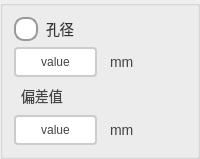
            <widget class="QGroupBox" name="groupBox_8">
             <property name="title">
              <string/>
             </property>
             <layout class="QVBoxLayout" name="verticalLayout_8">
              <item>
               <layout class="QHBoxLayout" name="horizontalLayout_13">
                <item>
                 <widget class="QRadioButton" name="rbtn_apertureEnable">
                  <property name="sizePolicy">
                   <sizepolicy hsizetype="Minimum" vsizetype="Minimum">
                    <horstretch>0</horstretch>
                    <verstretch>0</verstretch>
                   </sizepolicy>
                  </property>
                  <property name="styleSheet">
                   <string notr="true">QRadioButton {
    spacing: 8px;
    font-size: 14px;
    color: #333;  /* 保持原始文字颜色 */
}

/* 未选中状态 */
QRadioButton::indicator {
    width: 20px;
    height: 20px;
    border-radius: 10px;
    border: 2px solid #999;
    background: #ffffff;
}

/* 悬停效果 */
QRadioButton::indicator:hover {
    border: 2px solid #666;
}

/* 选中状态 */
QRadioButton::indicator:checked {
    border: 2px solid #FF6B00;  /* 橙色边框 */
}

/* 选中时的内圆 */
QRadioButton::indicator:checked {
    background-color: qradialgradient(
        cx:0.5, cy:0.5,
        radius:0.4,
        fx:0.5, fy:0.5,
        stop:0 #FF6B00,  /* 主橙色 */
        stop:1 transparent
    );
}

/* 禁用状态 */
QRadioButton:::disabled {
    border: 2px solid #ccc;
    background: #eee;
}

/* 点击动画效果 */
QRadioButton::indicator:pressed {
    border: 2px solid #CC5500;  /* 深橙色边框 */
    background-color: qradialgradient(
        cx:0.5, cy:0.5,
        radius:0.5,
        fx:0.5, fy:0.5,
        stop:0 #FFD8B3,  /* 浅橙色渐变 */
        stop:1 transparent
    );
}</string>
                  </property>
                  <property name="text">
                   <string>孔径</string>
                  </property>
                 </widget>
                </item>
               </layout>
              </item>
              <item>
               <layout class="QHBoxLayout" name="horizontalLayout_21">
                <item>
                 <widget class="QPushButton" name="pbtn_apertureValue">
                  <property name="sizePolicy">
                   <sizepolicy hsizetype="Minimum" vsizetype="Minimum">
                    <horstretch>0</horstretch>
                    <verstretch>0</verstretch>
                   </sizepolicy>
                  </property>
                  <property name="styleSheet">
                   <string notr="true">QPushButton {
    padding: 6px 14px;
    border: 2px solid #CCC;
    border-radius: 4px;
    background-color: white;
    color: #444;
}

QPushButton:hover {
    border-color: #999;
    background-color: #F5F5F5;
}

QPushButton:pressed {
    border-color: #777;
    background-color: #EEE;
}</string>
                  </property>
                  <property name="text">
                   <string>value</string>
                  </property>
                 </widget>
                </item>
                <item>
                 <widget class="QLabel" name="label_21">
                  <property name="styleSheet">
                   <string notr="true">/* 基础标签样式 */
QLabel {
    color: #444444;          /* 主文字色 */
    font-size: 14px;         /* 标准字号 */
    background: transparent; /* 透明背景 */
    padding: 2px 4px;        /* 基础内边距 */
}

/* 标题样式 */
QLabel.title {
    font-size: 16px;
    font-weight: 600;
    color: #333333;
    border-bottom: 1px solid #DDDDDD; /* 下划线装饰 */
    padding-bottom: 4px;
}

/* 副标题/次要文本 */
QLabel.subtitle {
    color: #666666;
    font-size: 13px;
    font-style: italic;
}

/* 强调文本 */
QLabel.emphasis {
    color: #333333;
    font-weight: 500;
    background-color: #F5F5F5;
    border-radius: 3px;
    padding: 4px 8px;
}

/* 状态标签（成功/警告/错误） */
QLabel[state=&quot;success&quot;] {
    color: #228B22;          /* 森林绿 */
    border-left: 3px solid #228B22;
    padding-left: 8px;
}

QLabel[state=&quot;warning&quot;] {
    color: #FF8C00;          /* 暗橙 */
    border-left: 3px solid #FF8C00;
    padding-left: 8px;
}

QLabel[state=&quot;error&quot;] {
    color: #B22222;          /* 砖红 */
    border-left: 3px solid #B22222;
    padding-left: 8px;
}

/* 数据展示标签 */
QLabel.data {
    color: #2F4F4F;          /* 深石板灰 */
    font-family: monospace;
    border: 1px solid #E0E0E0;
    background-color: #FFFFFF;
    padding: 6px 12px;
    border-radius: 4px;
}

/* 禁用状态 */
QLabel:disabled {
    color: #AAAAAA;
    background-color: transparent;
}

/* 链接样式（伪链接效果） */
QLabel.link {
    color: #4682B4;          /* 钢蓝 */
    text-decoration: underline;
    border-bottom: 1px dotted #4682B4;
}

/* 图标标签 */
QLabel.icon {
    qproperty-alignment: AlignCenter;
    border: 1px solid #E0E0E0;
    border-radius: 4px;
    background-color: #FFFFFF;
    padding: 12px;
}</string>
                  </property>
                  <property name="text">
                   <string>mm</string>
                  </property>
                 </widget>
                </item>
               </layout>
              </item>
              <item>
               <widget class="QLabel" name="label_28">
                <property name="styleSheet">
                 <string notr="true">/* 基础标签样式 */
QLabel {
    color: #444444;          /* 主文字色 */
    font-size: 14px;         /* 标准字号 */
    background: transparent; /* 透明背景 */
    padding: 2px 4px;        /* 基础内边距 */
}

/* 标题样式 */
QLabel.title {
    font-size: 16px;
    font-weight: 600;
    color: #333333;
    border-bottom: 1px solid #DDDDDD; /* 下划线装饰 */
    padding-bottom: 4px;
}

/* 副标题/次要文本 */
QLabel.subtitle {
    color: #666666;
    font-size: 13px;
    font-style: italic;
}

/* 强调文本 */
QLabel.emphasis {
    color: #333333;
    font-weight: 500;
    background-color: #F5F5F5;
    border-radius: 3px;
    padding: 4px 8px;
}

/* 状态标签（成功/警告/错误） */
QLabel[state=&quot;success&quot;] {
    color: #228B22;          /* 森林绿 */
    border-left: 3px solid #228B22;
    padding-left: 8px;
}

QLabel[state=&quot;warning&quot;] {
    color: #FF8C00;          /* 暗橙 */
    border-left: 3px solid #FF8C00;
    padding-left: 8px;
}

QLabel[state=&quot;error&quot;] {
    color: #B22222;          /* 砖红 */
    border-left: 3px solid #B22222;
    padding-left: 8px;
}

/* 数据展示标签 */
QLabel.data {
    color: #2F4F4F;          /* 深石板灰 */
    font-family: monospace;
    border: 1px solid #E0E0E0;
    background-color: #FFFFFF;
    padding: 6px 12px;
    border-radius: 4px;
}

/* 禁用状态 */
QLabel:disabled {
    color: #AAAAAA;
    background-color: transparent;
}

/* 链接样式（伪链接效果） */
QLabel.link {
    color: #4682B4;          /* 钢蓝 */
    text-decoration: underline;
    border-bottom: 1px dotted #4682B4;
}

/* 图标标签 */
QLabel.icon {
    qproperty-alignment: AlignCenter;
    border: 1px solid #E0E0E0;
    border-radius: 4px;
    background-color: #FFFFFF;
    padding: 12px;
}</string>
                </property>
                <property name="text">
                 <string>偏差值</string>
                </property>
               </widget>
              </item>
              <item>
               <layout class="QHBoxLayout" name="horizontalLayout_22">
                <item>
                 <widget class="QPushButton" name="pbtn_apertureSimilarity">
                  <property name="sizePolicy">
                   <sizepolicy hsizetype="Minimum" vsizetype="Minimum">
                    <horstretch>0</horstretch>
                    <verstretch>0</verstretch>
                   </sizepolicy>
                  </property>
                  <property name="styleSheet">
                   <string notr="true">QPushButton {
    padding: 6px 14px;
    border: 2px solid #CCC;
    border-radius: 4px;
    background-color: white;
    color: #444;
}

QPushButton:hover {
    border-color: #999;
    background-color: #F5F5F5;
}

QPushButton:pressed {
    border-color: #777;
    background-color: #EEE;
}</string>
                  </property>
                  <property name="text">
                   <string>value</string>
                  </property>
                 </widget>
                </item>
                <item>
                 <widget class="QLabel" name="label_22">
                  <property name="styleSheet">
                   <string notr="true">/* 基础标签样式 */
QLabel {
    color: #444444;          /* 主文字色 */
    font-size: 14px;         /* 标准字号 */
    background: transparent; /* 透明背景 */
    padding: 2px 4px;        /* 基础内边距 */
}

/* 标题样式 */
QLabel.title {
    font-size: 16px;
    font-weight: 600;
    color: #333333;
    border-bottom: 1px solid #DDDDDD; /* 下划线装饰 */
    padding-bottom: 4px;
}

/* 副标题/次要文本 */
QLabel.subtitle {
    color: #666666;
    font-size: 13px;
    font-style: italic;
}

/* 强调文本 */
QLabel.emphasis {
    color: #333333;
    font-weight: 500;
    background-color: #F5F5F5;
    border-radius: 3px;
    padding: 4px 8px;
}

/* 状态标签（成功/警告/错误） */
QLabel[state=&quot;success&quot;] {
    color: #228B22;          /* 森林绿 */
    border-left: 3px solid #228B22;
    padding-left: 8px;
}

QLabel[state=&quot;warning&quot;] {
    color: #FF8C00;          /* 暗橙 */
    border-left: 3px solid #FF8C00;
    padding-left: 8px;
}

QLabel[state=&quot;error&quot;] {
    color: #B22222;          /* 砖红 */
    border-left: 3px solid #B22222;
    padding-left: 8px;
}

/* 数据展示标签 */
QLabel.data {
    color: #2F4F4F;          /* 深石板灰 */
    font-family: monospace;
    border: 1px solid #E0E0E0;
    background-color: #FFFFFF;
    padding: 6px 12px;
    border-radius: 4px;
}

/* 禁用状态 */
QLabel:disabled {
    color: #AAAAAA;
    background-color: transparent;
}

/* 链接样式（伪链接效果） */
QLabel.link {
    color: #4682B4;          /* 钢蓝 */
    text-decoration: underline;
    border-bottom: 1px dotted #4682B4;
}

/* 图标标签 */
QLabel.icon {
    qproperty-alignment: AlignCenter;
    border: 1px solid #E0E0E0;
    border-radius: 4px;
    background-color: #FFFFFF;
    padding: 12px;
}</string>
                  </property>
                  <property name="text">
                   <string>mm</string>
                  </property>
                 </widget>
                </item>
               </layout>
              </item>
             </layout>
            </widget>
